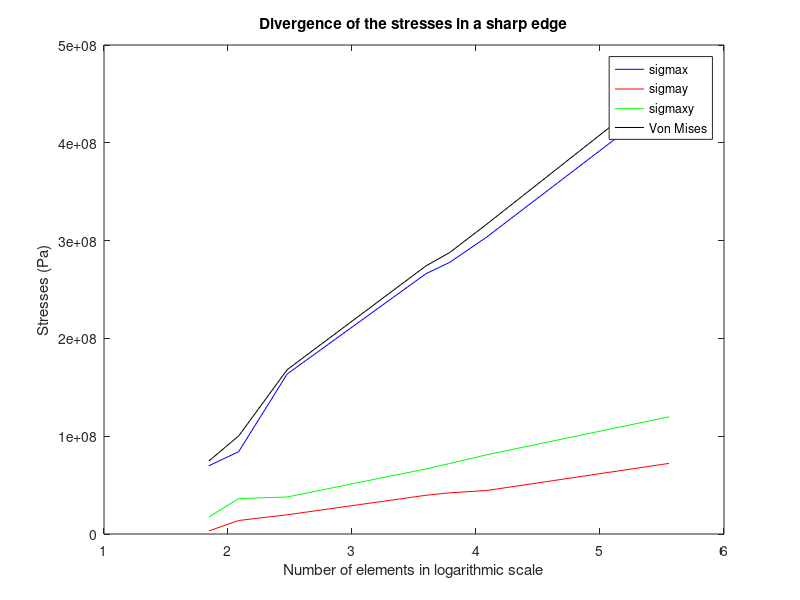

Reproduce this figure in MATLAB.
elem = [70 122 300 3945 6131 12230 360704];
elem = log10(elem);
sigmax = [69731087.336 84235026.534 163584337.2 266120276.163 277738492.945 303716728.481 446050711.557];
sigmay = [3130921.426 13834177.293 19646424.92 39601685.787 42117582.592 44488309.722 72214303.889];
sigmaxy = [17388244.476 36221291.960 37856655.767 66516274.168 72105299.421 81056114.838 119842532.043];
vonMise = sqrt(sigmax.^2+sigmay.^2 - (sigmax.*sigmay)+3*(sigmaxy.^2));

figure
plot(elem,sigmax,'b');
hold
plot(elem,sigmay,'r');
plot(elem,sigmaxy,'g');
plot(elem,vonMise,'k');
legend('sigmax','sigmay','sigmaxy','Von Mises');
title("Divergence of the stresses in a sharp edge");
xlabel("Number of elements in logarithmic scale");
ylabel("Stresses (Pa)");